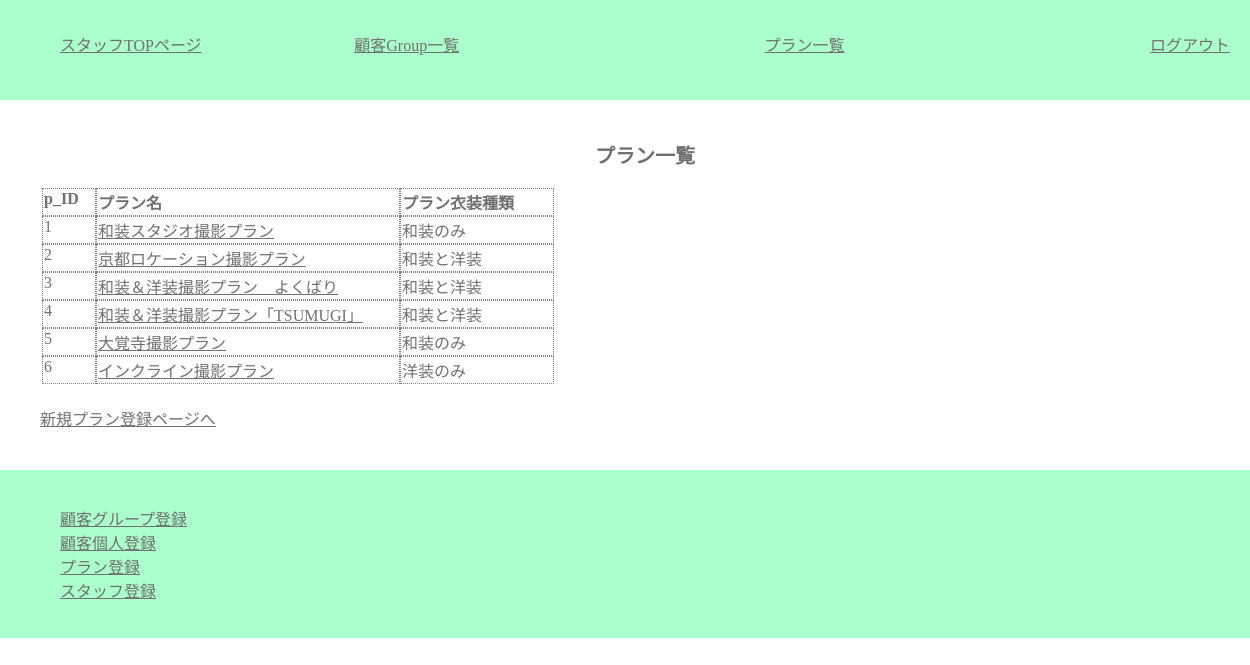
Page /staff/plan_list.php (signed in) on the earlier database version.
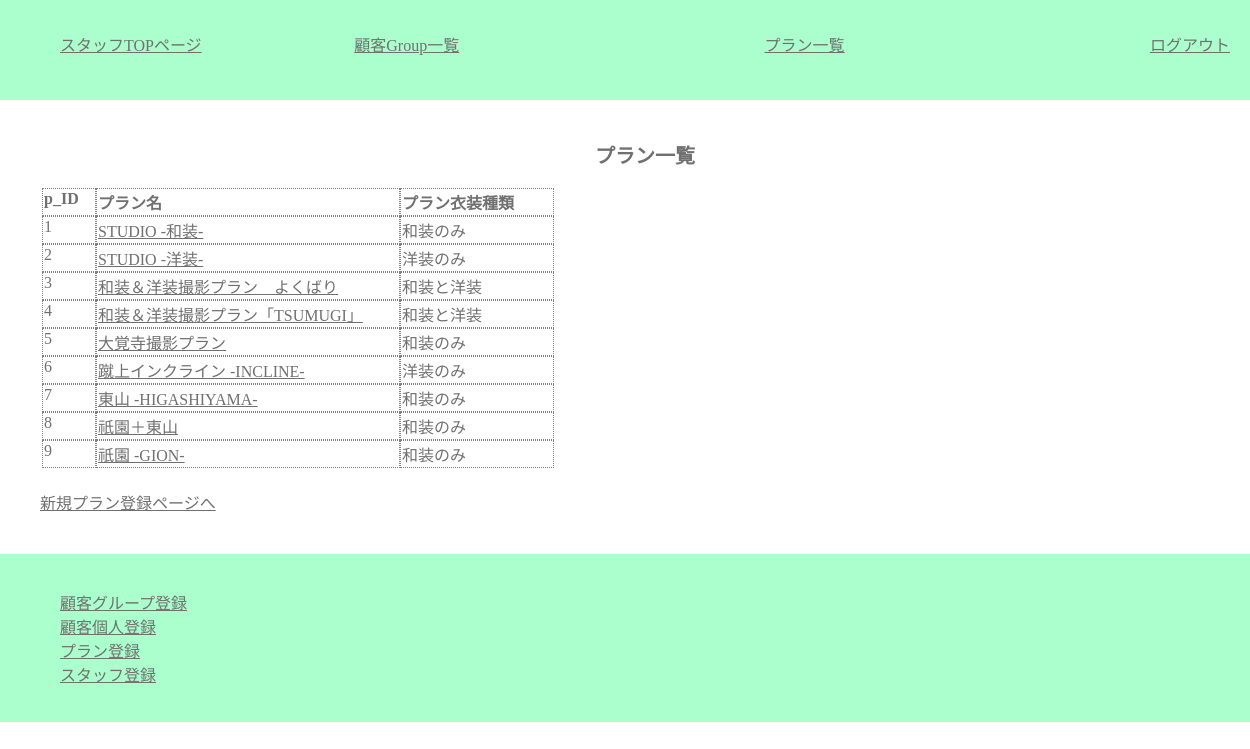
Same page on the later database version.
### tables this page shows
CREATE TABLE `plans` (
  `p_id` int(11) NOT NULL,
  `p_name` varchar(32) NOT NULL,
  `p_wear` varchar(32) NOT NULL
);

### class/meeting.class.php (called while the page is built, shortened)
<?php
class Meeting{
	public $pdo;
	public function __construct(){
		$host  = "localhost";
		$dbname= "meeting_app";
		$dbuser= "root";
		$dbpass= "";
		$dsn = "mysql:host={$host};dbname={$dbname};charset=utf8";
		$this->pdo = new PDO($dsn,$dbuser,$dbpass);
	}
	public function getPlan() {
		$sql="SELECT p_id,p_name,p_wear FROM plans";
		$rs = $this->pdo->query($sql);
		return $rs;
	}
}
?>

### staff/plan_list.php (the view, shortened to what this page needs)
<?php
require_once("../class/meeting.class.php");
function h($str) {
	return htmlspecialchars($str,ENT_QUOTES);
}
$obj =new Meeting();
$rows =$obj->getPlan();
?>
<?php require_once("header_for_staff.php"); ?>
		<main>
			<section>
			<h1>プラン一覧</h1>
					<table class="list">
					<tr>
						<th class="list_id_num">p_ID</th><th class="list_p_name">プラン名</th><th class="list_p_wear">プラン衣装種類</th>
					</tr>
					<?php while($row=$rows->fetch(PDO::FETCH_ASSOC)): ?>
					<tr>
						<td class="list_id_num"><?php echo h($row["p_id"]);?></td>
						<td class="list_p_name"><a href="plan_update.php?p_id=<?php echo $row["p_id"];?>"><?php echo h($row["p_name"]); ?></a></td>
						<td class="list_p_wear"><?php
							if($row["p_wear"]=='kimono') {
								echo "和装のみ";
							}else if($row["p_wear"]=='dress') {
								echo "洋装のみ";
							}else {
								echo "和装と洋装";
							}
							; ?></td>
					</tr>
					<?php endwhile; ?>
					</table>
				<p><a href="plan_add.php">新規プラン登録ページへ</a></p>
			</section>
		</main>
<?php include("footer_for_staffpage.php"); ?>

### staff/header_for_staff.php (shortened to what this page needs)
<!DOCTYPE html>
<html lang="ja">
	<head>
		<mate charset="utf-8">
		<link rel="stylesheet" href="../css/style.css">
		<link rel="stylesheet" href="https://use.fontawesome.com/releases/v5.6.4/css/all.css" />
		<link rel="stylesheet" href="https://unpkg.com/ress/dist/ress.min.css" />
	</head>
	<body>
		<header class="staff">
			<ul>
				<li><a href="staff_top.php">スタッフTOPページ</a></li>
				<li><a href="c_group_list.php">顧客Group一覧<a></li>
				<li><a href="plan_list.php">プラン一覧<a></li>
				<li><a href="exec_staff_logout.php">ログアウト</a></li>
			</ul>
		</header>

### staff/footer_for_staffpage.php (shortened to what this page needs)
		<footer class="staff">
			<ul>
				<li><a href="c_group_id_add.php">顧客グループ登録<a></li>
				<li><a href="c_add.php">顧客個人登録<a></li>
				<li><a href="plan_add.php">プラン登録<a></li>
				<li><a href="staff_add.php">スタッフ登録<a></li>
			</ul>
		</footer>
	</body>
</html>

### css/style.css (style rules this page uses)
* { //border:1px red solid; }
body { color: #707070; margin:auto; font-family: 'Noto Serif JP', serif; }
header { height: 60px; line-height:20px; background-color: #EBC5E3; text-align:center; padding:20px; }
header.staff { background-color: #afc; }
header ul { display:flex; justify-content:space-between; }
footer { background-color: #EBC5E3; padding:20px; }
footer.staff { background-color: #afc; }
main { width:100%; padding:20px; }
ul { list-style:none; }
a { color:#707070; }
h1 { font-size:20px; text-align:center; }
section { max-width:100%; margin:20px; }
table { max-width:100%; margin-bottom:20px; }
table tr { max-width:100%; display:flex; flex-direction:column; }
table tr th { text-align:left; }
table.row3 td,th { //width:33%; }
table.row2 td,th { //c_group_topのテーブルがスマホ表示ではみ出るので、一旦コメントアウト中 //width:200px; }
table.list tr { display:flex; flex-direction:row; //border:dotted 1px gray; }
table.list th,table.list td { border:dotted 1px gray; //width:200px; }
.list_id_num { width:50px; }
.list_p_name { width:300px; }
.list_p_wear,.list_r_day,.list_c_name { width:150px; }

Differences in the rows shown:
changed plans id 1: p_name "和装スタジオ撮影プラン" → "STUDIO -和装-"
changed plans id 2: p_name "京都ロケーション撮影プラン" → "STUDIO -洋装-"; p_wear "和装と洋装" → "洋装のみ"
changed plans id 6: p_name "インクライン撮影プラン" → "蹴上インクライン -INCLINE-"
added plans: p_id "7", p_name "東山 -HIGASHIYAMA-", p_wear "和装のみ"
added plans: p_id "8", p_name "祇園＋東山", p_wear "和装のみ"
added plans: p_id "9", p_name "祇園 -GION-", p_wear "和装のみ"
